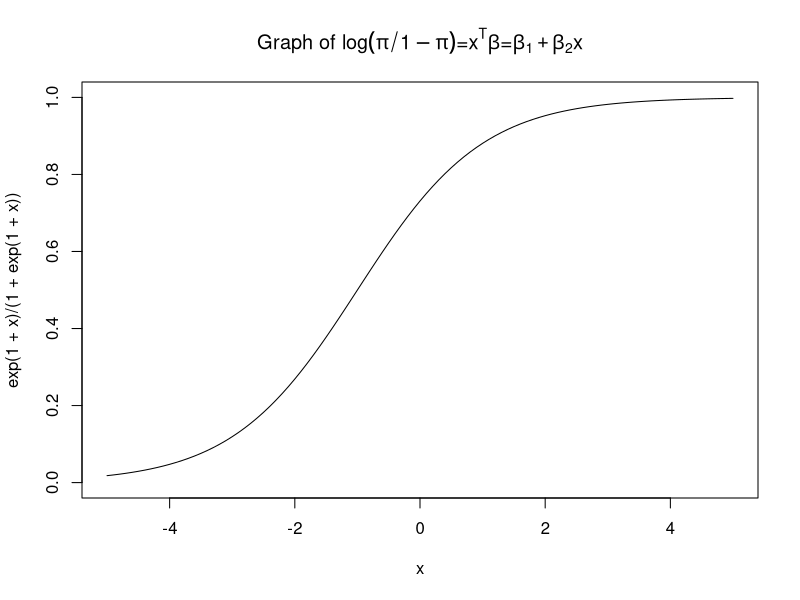

Write R code to recreate this figure.
## ---- chunk 1
knitr::opts_chunk$set(echo = TRUE)
## ---- chunk 2
set.seed(1234567)
x = runif(1000)
eps = rnorm(1000)
y = 5 + 10*x + eps
model <- y~x
RSS <- function(b) c(-2 * sum(y - b[1] - b[2] * x), -2 * sum((y - b[1] - b[2] * x) * x))
#This function gives us the gradient of the RSS
bn <- c(0,0)
gamma <- 0.00001
kmax <- 100000

for (k in 0:kmax) {
  bnp1 <- bn - gamma*RSS(bn)
  if(sum(RSS(bn)^2) <= 0.00001){
    cat("b: ", bnp1, "-- RSS:", RSS(c(bnp1[1],bnp1[2])),"\n","Iterations:",k,"\n")
    break
    }
  bn <- bnp1
}
#This algorithm starts at b0 = 0 and b1 = 0 which is the same as alpha = 0 and b1 = 0
#I get the l2 norm of score since the RSS function gives the gradient which is the score
#thus the sum of squares of gradient (RSS) must b less than 0.00001
#alpha from minimisation
bnp1[1]+bnp1[2]*mean(x)
#Using the closed form formula in c) we find alpha
mean(y)
#Finding beta
bnp1[2]
sum(((y-mean(y))*(x-mean(x)))/(sum((x-mean(x))^2)))
#We can see that alpha has the same value as does the beta
#about 9943 iterations were required 
#Below is my working to find the gradient function for the RSS
## ---- chunk 3
curve(exp(1+x)/(1+exp(1+x)), xlim = c(-5, 5), ylim = c(0, 1), 
      main=expression(paste("Graph of ", log(pi/1-pi),'=',x^{T},beta,'=',beta[1]+beta[2],'x'))
      )
## ---- chunk 4
titanic <- read.table('titanic.txt', header=TRUE)
head(titanic)
## ---- chunk 5
summary(titanic)
## ---- chunk 6
attach(titanic)
table(titanic$Sex)
## ---- chunk 7
tapply(titanic$Survived,titanic$Sex,mean)
## ---- chunk 8
summary(lm(titanic$Survived~titanic$Sex))
## ---- chunk 9
titanic.glm <- glm(titanic$Survived~titanic$Age,family=binomial('logit'))
summary(titanic.glm)
## ---- chunk 10
exp(titanic.glm$coefficients[2])
## ---- chunk 11
exp(titanic.glm$coefficients[2])
